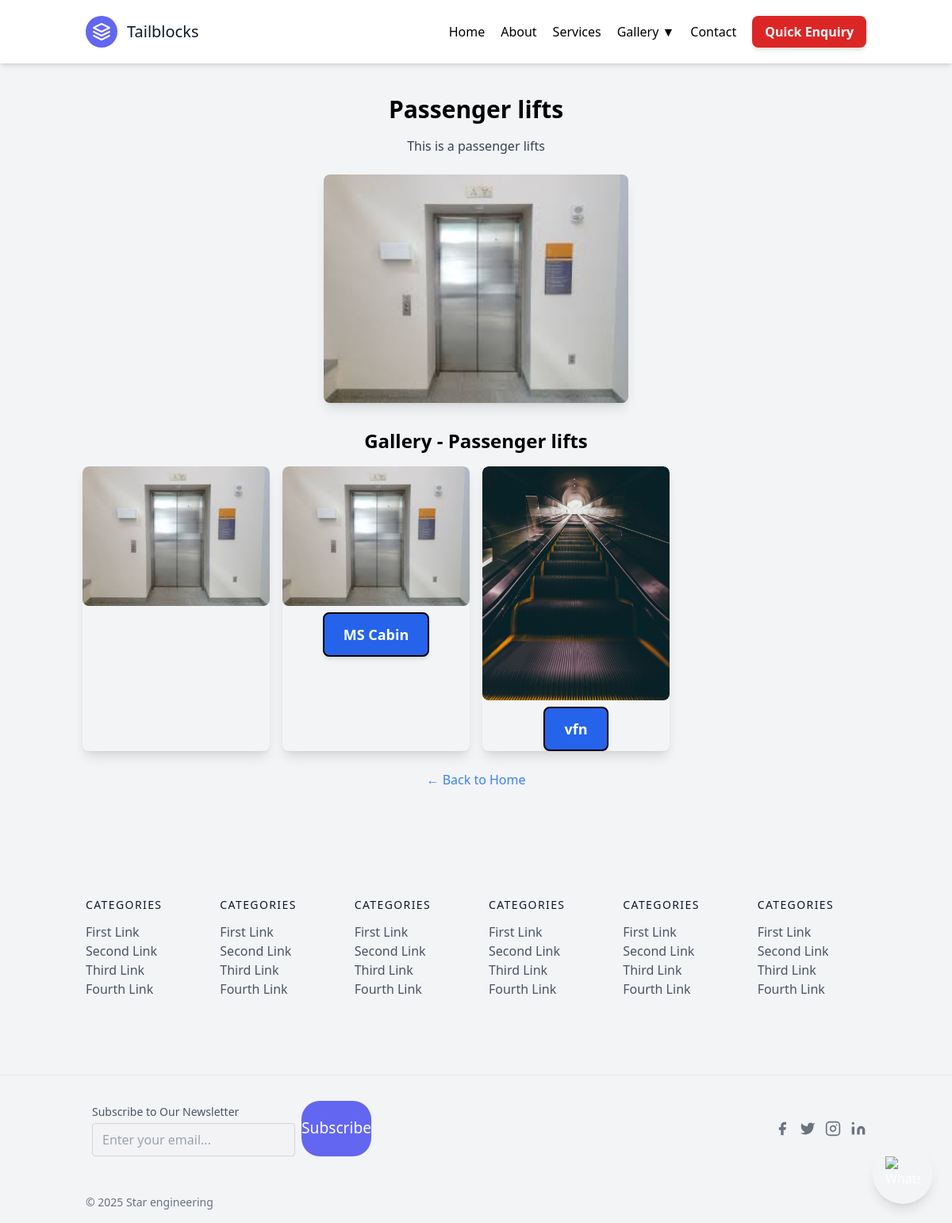
/product/1/, run on the app's committed database.
### home/models.py (models this page shows, shortened)
class Product(models.Model):
    name = models.CharField(max_length=255)
    description = models.TextField( blank=True, null=True)
    image = models.ImageField(upload_to='products/', blank=True, null=True)
    price = models.DecimalField(max_digits=10, decimal_places=2, blank=True, null=True)
    created_at = models.DateTimeField(default=now, editable=False)  # Add this field
    class Meta:
        ordering = ['name']

class ProductImage(models.Model):
    product = models.ForeignKey(Product, on_delete=models.CASCADE, related_name="gallery")
    image = models.ImageField(upload_to="products/gallery/")
    description = models.CharField(max_length=255, blank=True, null=True)

### home/views.py (the view)
# urls.py: path("product/<int:product_id>/", product_detail, name="product_detail"),
def product_detail(request, product_id):
    product = get_object_or_404(Product, id=product_id)
    product_images = ProductImage.objects.filter(product=product)  # Fetch all sub-products (images)
    return render(request, 'home/product_detail.html', {
        'product': product,
        'product_images': product_images,
    })

### home/templates/home/product_detail.html
{% extends "home/basic.html" %}
{% block content %}
<body class="bg-gray-100">
    <div class="container mx-auto py-10 px-4">
        <h1 class="text-3xl font-bold mb-4 text-center">{{ product.name }}</h1>
        <p class="text-gray-700 mb-6 text-center">{{ product.description }}</p>
        <div class="flex justify-center">
            <img src="{{ product.image.url }}" alt="{{ product.name }}" class="w-96 rounded-lg shadow-lg">
        </div>
        <h2 class="text-2xl font-bold mt-8 text-center">Gallery - {{ product.name }}</h2>
        {% if product.gallery.all %}
            <div class="grid grid-cols-2 md:grid-cols-3 lg:grid-cols-4 gap-4 mt-4">
                {% for image in product.gallery.all %}
                <div class="overflow-hidden rounded-lg shadow-lg text-center">
                    <a href="{% url 'contact' %}?product={{ product.id }}&sub_product={{ image.id }}">
                        <img src="{{ image.image.url }}" alt="{{ image.description }}" class="w-full h-auto rounded-lg">
                    </a>
                    {% if image.description %}
                        <div class="flex justify-center mt-2">
                            <a href="{% url 'contact' %}?product={{ product.id }}&sub_product={{ image.id }}"
                               class="px-6 py-3 bg-blue-600 text-white text-lg font-bold rounded-lg shadow-md hover:bg-blue-700 border-2 border-black">
                                {{ image.description }}
                            </a>
                        </div>
                    {% endif %}
                </div>
                {% endfor %}
            </div>
        {% else %}
            <p class="text-gray-500 text-center">No additional images available.</p>
        {% endif %}
        <div class="mt-6 text-center">
            <a href="{% url 'home' %}" class="text-blue-500">← Back to Home</a>
        </div>
    </div>
</body>
{% endblock %}

### data on the page
Product: name "Passenger lifts", description "This is a passenger lifts", image (picture)
ProductImage: image (picture)
ProductImage: image (picture), description "MS Cabin"
ProductImage: image (picture), description "vfn"
